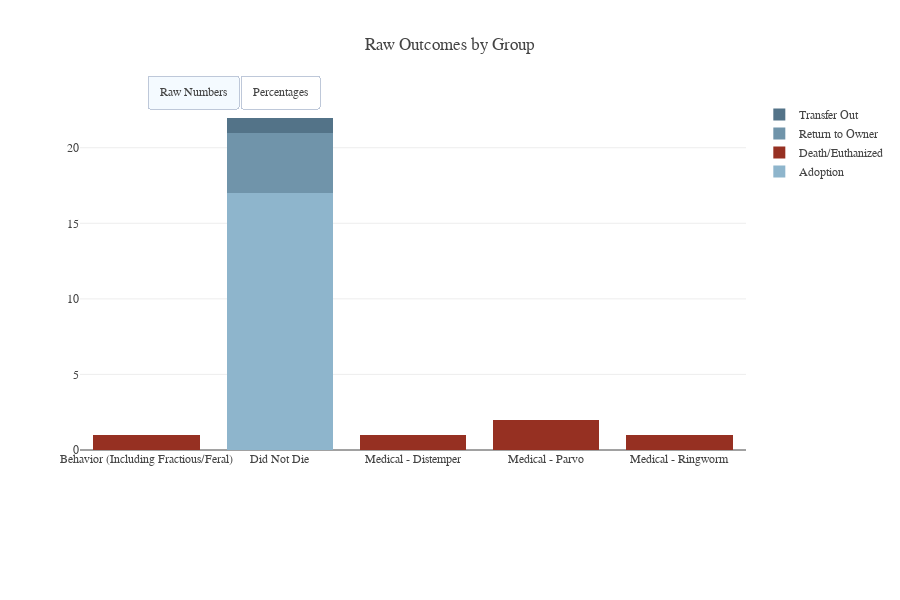

Here is the notebook cell this chart was saved with:
### Code cell
def population_outcomes_graph(df, expected_height):
    z = df.groupby(['Cause of Death (if applicable)', 'Outcome']).size().to_frame('count').reset_index().merge(
       pd.DataFrame(list(set([i for i in product(*[df['Outcome'], df['Cause of Death (if applicable)']])])), columns=['Outcome', 'Cause of Death (if applicable)']),
       on=['Cause of Death (if applicable)', 'Outcome'],
       how='right').fillna(value=0)
    # z['GroupLabel'] = z['Species'] + ', ' + z['Group']
    grps = z.groupby(['Cause of Death (if applicable)', 'Outcome'])['count']
    stacks = {}
    stacks_norm = {}
    labels = []
    for grp, val in grps:
        if grp[1] not in labels:
            labels.append(grp[1])
        if grp[0] in stacks:
            stacks[grp[0]].append(float(val))
        else:
            stacks[grp[0]] = [float(val)]
    for key in stacks:
        total = np.sum(stacks[key])
        if total == 0:
            stacks_norm[key] = [0 for _ in stacks[key]]
        else:
            stacks_norm[key] = [np.round(float(x)/float(total)*100, decimals=1) for x in stacks[key]]
    traces = []
    traces_norm = []
    for idx, label in enumerate(labels):
        traces.append(go.Bar(x=list(stacks.keys()),
                            y=np.transpose(list(stacks.values()))[idx],
                            name=label,
                            marker=dict(color=get_outcome_color(label))))
        traces_norm.append(go.Bar(x=list(stacks_norm.keys()),
                            y=np.transpose(list(stacks_norm.values()))[idx],
                            name=label,
                            marker=dict(color=get_outcome_color(label)), visible=False))
    def getDataVisibile(norm=False):
        if norm:
            return [False for _ in traces] + [True for _ in traces_norm]
        else:
            return [True for _ in traces] + [False for _ in traces_norm]
    layout = go.Layout(barmode='stack', title="Raw Outcomes by Group", margin={'b': 150}, height=expected_height)
    fig = go.Figure(data=traces+traces_norm, layout=layout)
    fig['layout'].update(font=get_font())
    fig['layout'].update(updatemenus=list([
                                        dict(
                                            buttons=list([   
                                                dict(label = 'Raw Numbers',
                                                    method = 'update',
                                                    args = [{'visible': getDataVisibile(False)},
                                                            {'title': 'Raw Outcomes by Group'}]
                                                ),
                                                dict(label = 'Percentages',
                                                    method = 'update', 
                                                    args = [{'visible': getDataVisibile(True)},
                                                            {'title': 'Percent Outcomes by Group'}]
                                                ),                    
                                            ]),
                                            direction = 'left',
                                            pad = {'r': 10, 't': 10},
                                            showactive = True,
                                            type = 'buttons',
                                            x = 0.1,
                                            xanchor = 'left',
                                            y = 1.1,
                                            yanchor = 'top' 
                                        )
                                    ]))
    return iplot(fig)

population_outcomes_graph(df, 600)

### Figure 1 — Plotly figure (JSON) as saved in the notebook; plotly's stock layout.template omitted (floating-point values rounded to 4 significant figures)
{"data": [{"marker": {"color": "#8EB5CC"}, "name": "Adoption", "type": "bar", "uid": "77b03cd2-8680-4b56-aa25-4e8ab9ba7780", "x": ["Behavior (Including Fractious/Feral)", "Did Not Die", "Medical - Distemper", "Medical - Parvo", "Medical - Ringworm"], "y": [0, 17, 0, 0, 0]}, {"marker": {"color": "#963022"}, "name": "Death/Euthanized", "type": "bar", "uid": "3885ceb3-ad7f-4683-986a-74283574e142", "x": ["Behavior (Including Fractious/Feral)", "Did Not Die", "Medical - Distemper", "Medical - Parvo", "Medical - Ringworm"], "y": [1, 0, 1, 2, 1]}, {"marker": {"color": "#7094AA"}, "name": "Return to Owner", "type": "bar", "uid": "6d654da9-a6d4-4512-9250-af7e7186c690", "x": ["Behavior (Including Fractious/Feral)", "Did Not Die", "Medical - Distemper", "Medical - Parvo", "Medical - Ringworm"], "y": [0, 4, 0, 0, 0]}, {"marker": {"color": "#537388"}, "name": "Transfer Out", "type": "bar", "uid": "f5834b28-a5e2-4e37-a581-6c55e5a81a1a", "x": ["Behavior (Including Fractious/Feral)", "Did Not Die", "Medical - Distemper", "Medical - Parvo", "Medical - Ringworm"], "y": [0, 1, 0, 0, 0]}, {"marker": {"color": "#8EB5CC"}, "name": "Adoption", "type": "bar", "uid": "65415ba7-7e26-437d-8ddf-9f4724d68c74", "visible": false, "x": ["Behavior (Including Fractious/Feral)", "Did Not Die", "Medical - Distemper", "Medical - Parvo", "Medical - Ringworm"], "y": [0, 77.3, 0, 0, 0]}, {"marker": {"color": "#963022"}, "name": "Death/Euthanized", "type": "bar", "uid": "54c23bb4-54e0-4db4-9dc7-9d100742497b", "visible": false, "x": ["Behavior (Including Fractious/Feral)", "Did Not Die", "Medical - Distemper", "Medical - Parvo", "Medical - Ringworm"], "y": [100, 0, 100, 100, 100]}, {"marker": {"color": "#7094AA"}, "name": "Return to Owner", "type": "bar", "uid": "ea7a9b66-053f-4907-b5f7-50866c5d6a00", "visible": false, "x": ["Behavior (Including Fractious/Feral)", "Did Not Die", "Medical - Distemper", "Medical - Parvo", "Medical - Ringworm"], "y": [0, 18.2, 0, 0, 0]}, {"marker": {"color": "#537388"}, "name": "Transfer Out", "type": "bar", "uid": "9263b22c-e7a3-496f-ad28-10f8768b6b87", "visible": false, "x": ["Behavior (Including Fractious/Feral)", "Did Not Die", "Medical - Distemper", "Medical - Parvo", "Medical - Ringworm"], "y": [0, 4.5, 0, 0, 0]}], "layout": {"barmode": "stack", "font": {"family": "Source Sans Pro, sans-serif"}, "height": 600, "margin": {"b": 150}, "title": {"text": "Raw Outcomes by Group"}, "updatemenus": [{"buttons": [{"args": [{"visible": [true, true, true, true, false, false, false, false]}, {"title": "Raw Outcomes by Group"}], "label": "Raw Numbers", "method": "update"}, {"args": [{"visible": [false, false, false, false, true, true, true, true]}, {"title": "Percent Outcomes by Group"}], "label": "Percentages", "method": "update"}], "direction": "left", "pad": {"r": 10, "t": 10}, "showactive": true, "type": "buttons", "x": 0.1, "xanchor": "left", "y": 1.1, "yanchor": "top"}]}}
